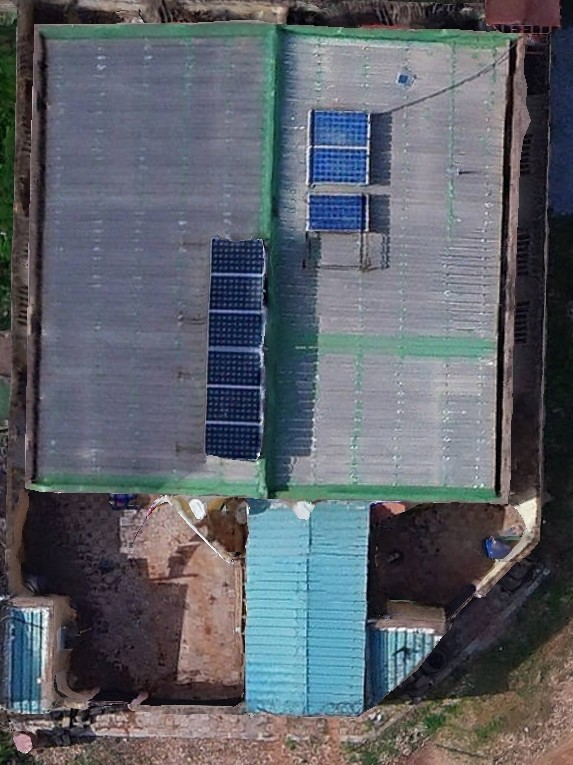
#> input picture images/Production_10.jpg, 573 x 765 px
$ python resize_image.py Production_10.jpg out.png
#> lines starting #> are read from the running program, lines starting #| are printed output that depends on the picture
#!/usr/bin/env python3
"""
Redimensionne une image à 1738x1333 sans déformation.
L'image est mise à l'échelle proportionnellement puis centrée avec des bords blancs.
"""

from PIL import Image
import sys
import os

TARGET_W, TARGET_H = 1738, 1333

def resize_with_padding(input_path: str, output_path: str = None):
#> called with input_path = 'Production_10.jpg', output_path = 'out.png'
    if output_path is None:
        name, ext = os.path.splitext(input_path)
        output_path = f"{name}_resized{ext}"

    img = Image.open(input_path).convert("RGB")
#> img is the input picture: PIL image 573x765 RGB; mean R, G, B 92.2, 96.9, 104.4
    orig_w, orig_h = img.size
#> orig_w = 573; orig_h = 765

    # Calcul du ratio pour tenir dans 1738x1333 sans déformer
    ratio = min(TARGET_W / orig_w, TARGET_H / orig_h)
#> ratio = 1.74
    new_w = round(orig_w * ratio)
#> new_w = 998
    new_h = round(orig_h * ratio)
#> new_h = 1333

    # Redimensionnement proportionnel
    img_resized = img.resize((new_w, new_h), Image.LANCZOS)

    # Création du canvas blanc 1738x1333
    canvas = Image.new("RGB", (TARGET_W, TARGET_H), (255, 255, 255))
#> canvas: PIL image 1738x1333 RGB; every value is 255

    # Centrage de l'image sur le canvas
    offset_x = (TARGET_W - new_w) // 2
#> offset_x = 370
    offset_y = (TARGET_H - new_h) // 2
#> offset_y = 0
    canvas.paste(img_resized, (offset_x, offset_y))
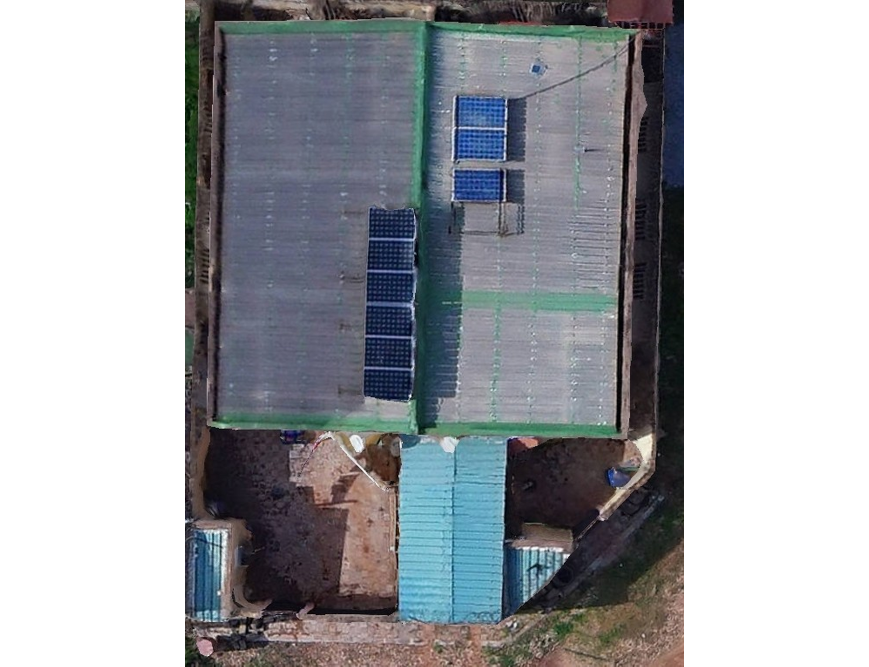
#> canvas: PIL image 1738x1333 RGB (shown at 1/2 size); mean R, G, B 161.5, 164.2, 168.5

    canvas.save(output_path)
    print(f"✔ Original  : {orig_w}x{orig_h}")
#| ✔ Original  : 573x765
    print(f"✔ Redimensionné : {new_w}x{new_h}  (ratio {ratio:.4f})")
#| ✔ Redimensionné : 998x1333  (ratio 1.7425)
    print(f"✔ Canvas final  : {TARGET_W}x{TARGET_H}")
    print(f"✔ Sauvegardé    : {output_path}")

if __name__ == "__main__":
    if len(sys.argv) < 2:
        print("Usage : python resize_image.py <image> [sortie]")
        sys.exit(1)

    input_path  = sys.argv[1]
    output_path = sys.argv[2] if len(sys.argv) >= 3 else None
    resize_with_padding(input_path, output_path)

$ run again, on images/Production_12.jpg
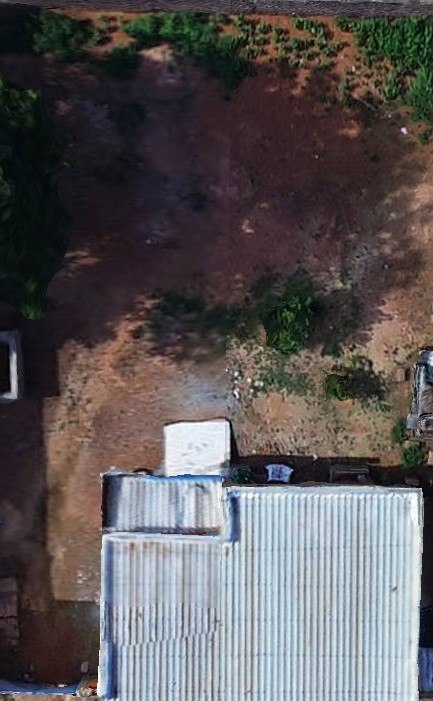
#> input picture images/Production_12.jpg, 433 x 701 px
#> in resize_with_padding, img is the input picture: PIL image 433x701 RGB; mean R, G, B 90.3, 86.3, 87.3
#> in resize_with_padding, `img_resized = img.resize((new_w, new_h), Image.LANCZOS)`:
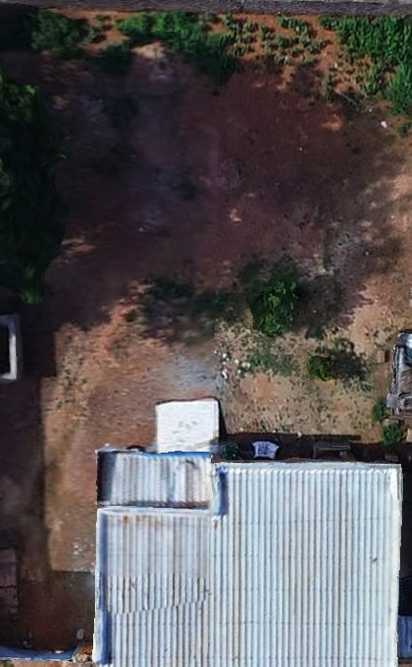
#> img_resized: PIL image 823x1333 RGB (shown at 1/2 size); mean R, G, B 90.3, 86.3, 87.3
#> in resize_with_padding, `canvas.paste(img_resized, (offset_x, offset_y))`:
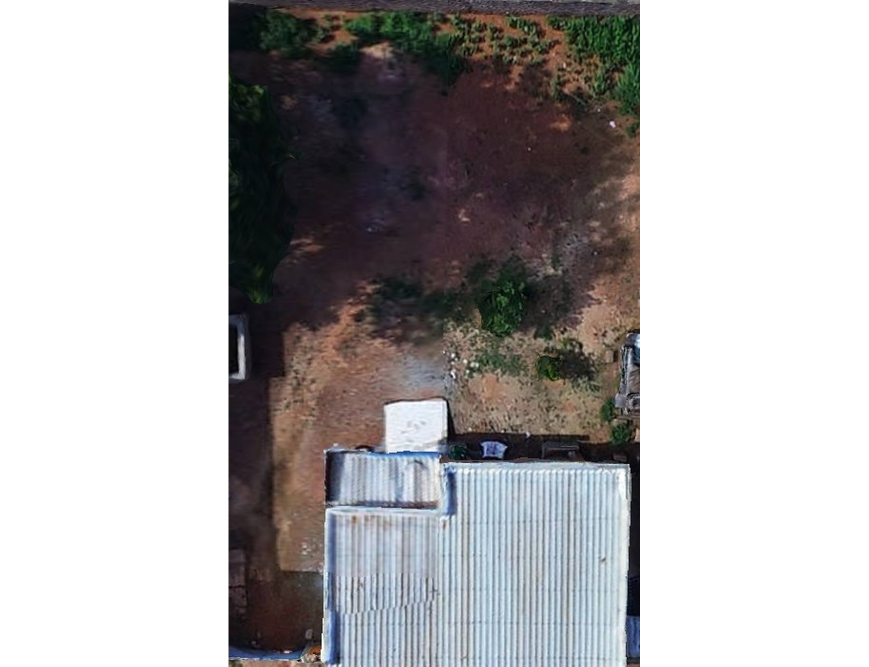
#> canvas: PIL image 1738x1333 RGB (shown at 1/2 size); mean R, G, B 177, 175.1, 175.6
#| ✔ Original  : 433x701
#| ✔ Redimensionné : 823x1333  (ratio 1.9016)

$ run again, on images/Production_14.jpg
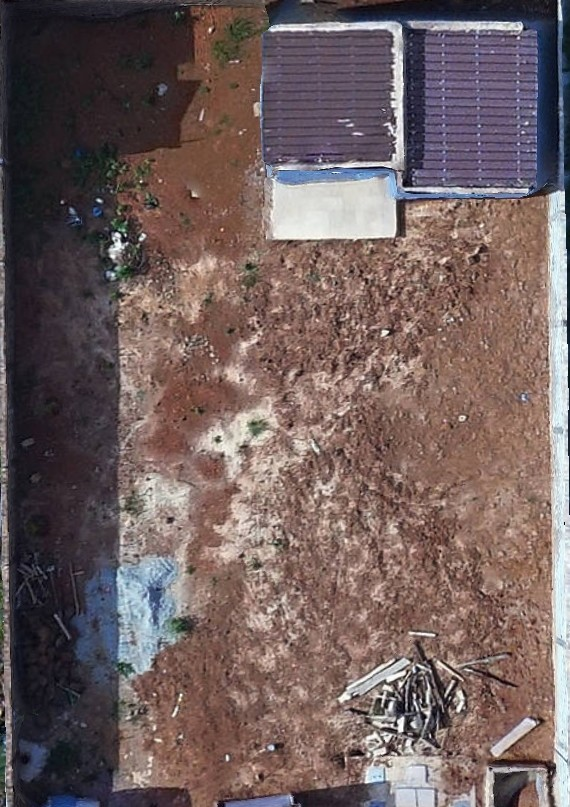
#> input picture images/Production_14.jpg, 570 x 807 px
#> in resize_with_padding, img is the input picture: PIL image 570x807 RGB; mean R, G, B 112.5, 95.6, 94.5
#> in resize_with_padding, `canvas.paste(img_resized, (offset_x, offset_y))`:
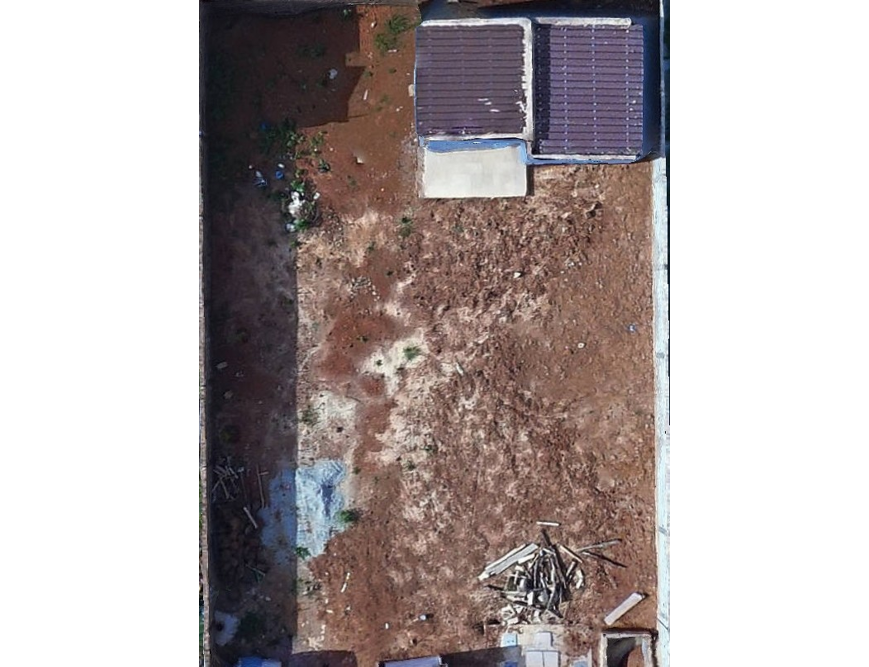
#> canvas: PIL image 1738x1333 RGB (shown at 1/2 size); mean R, G, B 177.8, 168.6, 168
#| ✔ Original  : 570x807
#| ✔ Redimensionné : 942x1333  (ratio 1.6518)

$ run again, on images/Production_15.jpg
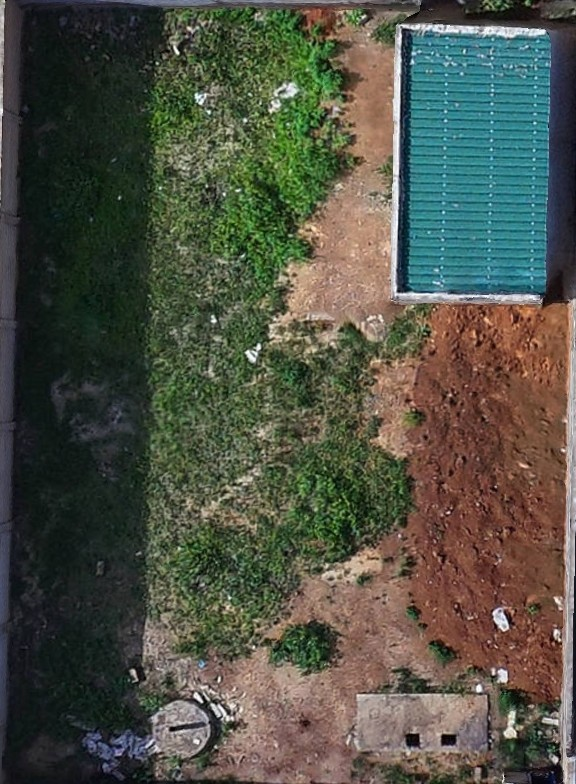
#> input picture images/Production_15.jpg, 576 x 784 px
#> in resize_with_padding, img is the input picture: PIL image 576x784 RGB; mean R, G, B 79.9, 82.1, 69.8
#> in resize_with_padding, `canvas.paste(img_resized, (offset_x, offset_y))`:
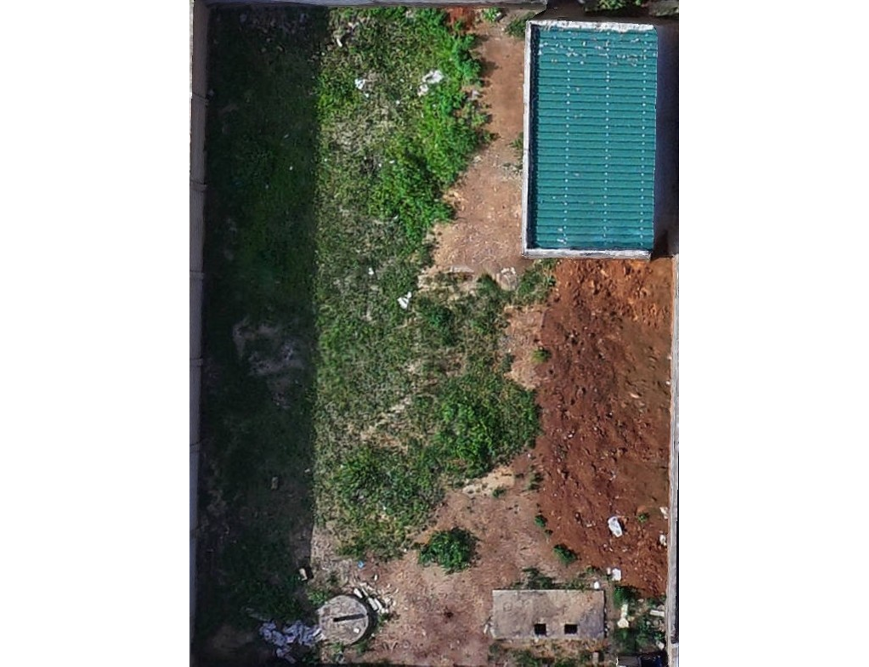
#> canvas: PIL image 1738x1333 RGB (shown at 1/2 size); mean R, G, B 156.4, 157.6, 150.7
#| ✔ Original  : 576x784
#| ✔ Redimensionné : 979x1333  (ratio 1.7003)
